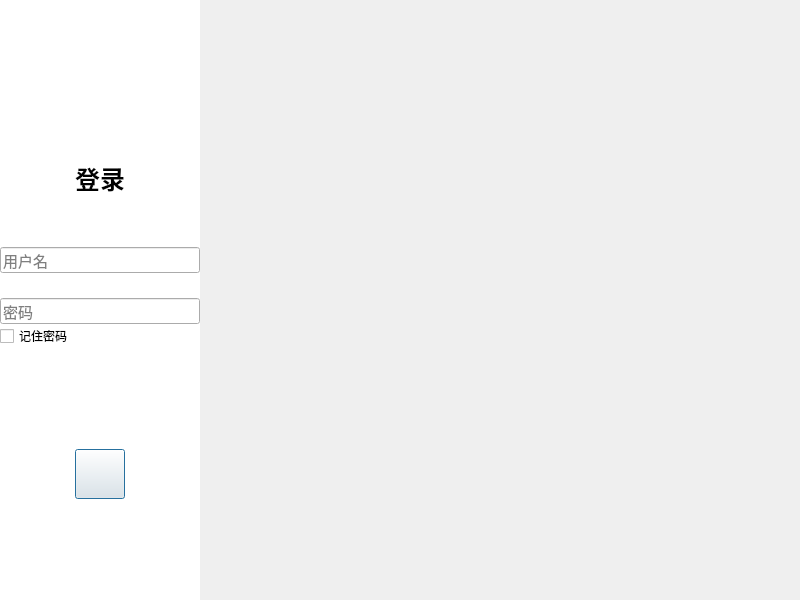
<?xml version="1.0" encoding="UTF-8"?>
<ui version="4.0">
 <class>LoginDialog</class>
 <widget class="QDialog" name="LoginDialog">
  <property name="geometry">
   <rect>
    <x>0</x>
    <y>0</y>
    <width>800</width>
    <height>600</height>
   </rect>
  </property>
  <property name="sizePolicy">
   <sizepolicy hsizetype="Preferred" vsizetype="Preferred">
    <horstretch>0</horstretch>
    <verstretch>0</verstretch>
   </sizepolicy>
  </property>
  <property name="minimumSize">
   <size>
    <width>800</width>
    <height>600</height>
   </size>
  </property>
  <property name="maximumSize">
   <size>
    <width>1000</width>
    <height>800</height>
   </size>
  </property>
  <property name="baseSize">
   <size>
    <width>1000</width>
    <height>800</height>
   </size>
  </property>
  <property name="windowTitle">
   <string>Dialog</string>
  </property>
  <property name="windowIcon">
   <iconset resource="rsc.qrc">
    <normaloff>:/picture/icon/loginLogo.png</normaloff>:/picture/icon/loginLogo.png</iconset>
  </property>
  <property name="styleSheet">
   <string notr="true"/>
  </property>
  <layout class="QHBoxLayout" name="horizontalLayout" stretch="2,6">
   <property name="spacing">
    <number>0</number>
   </property>
   <property name="sizeConstraint">
    <enum>QLayout::SetDefaultConstraint</enum>
   </property>
   <property name="leftMargin">
    <number>0</number>
   </property>
   <property name="topMargin">
    <number>0</number>
   </property>
   <property name="rightMargin">
    <number>0</number>
   </property>
   <property name="bottomMargin">
    <number>0</number>
   </property>
   <item>
    <widget class="QWidget" name="widget" native="true">
     <property name="styleSheet">
      <string notr="true">.QWidget
{
	background-color : rgb(255, 255, 255);
}</string>
     </property>
     <layout class="QVBoxLayout" name="verticalLayout" stretch="0,3,0,0,1,3,0,3">
      <property name="spacing">
       <number>0</number>
      </property>
      <property name="leftMargin">
       <number>0</number>
      </property>
      <property name="topMargin">
       <number>0</number>
      </property>
      <property name="rightMargin">
       <number>0</number>
      </property>
      <property name="bottomMargin">
       <number>0</number>
      </property>
      <item>
       <widget class="QWidget" name="widget_2" native="true">
        <property name="minimumSize">
         <size>
          <width>0</width>
          <height>70</height>
         </size>
        </property>
        <layout class="QVBoxLayout" name="verticalLayout_2">
         <property name="spacing">
          <number>0</number>
         </property>
         <property name="leftMargin">
          <number>0</number>
         </property>
         <property name="topMargin">
          <number>0</number>
         </property>
         <property name="rightMargin">
          <number>0</number>
         </property>
         <property name="bottomMargin">
          <number>0</number>
         </property>
         <item>
          <spacer name="verticalSpacer_6">
           <property name="orientation">
            <enum>Qt::Vertical</enum>
           </property>
           <property name="sizeHint" stdset="0">
            <size>
             <width>20</width>
             <height>40</height>
            </size>
           </property>
          </spacer>
         </item>
         <item>
          <widget class="QLabel" name="label_2">
           <property name="minimumSize">
            <size>
             <width>80</width>
             <height>80</height>
            </size>
           </property>
           <property name="styleSheet">
            <string notr="true">image: url(:/picture/icon/loginLogo.png);</string>
           </property>
           <property name="text">
            <string/>
           </property>
           <property name="alignment">
            <set>Qt::AlignBottom|Qt::AlignHCenter</set>
           </property>
          </widget>
         </item>
         <item>
          <spacer name="verticalSpacer_7">
           <property name="orientation">
            <enum>Qt::Vertical</enum>
           </property>
           <property name="sizeHint" stdset="0">
            <size>
             <width>20</width>
             <height>40</height>
            </size>
           </property>
          </spacer>
         </item>
         <item>
          <widget class="QLabel" name="label_3">
           <property name="minimumSize">
            <size>
             <width>30</width>
             <height>30</height>
            </size>
           </property>
           <property name="styleSheet">
            <string notr="true">font-family  : &quot;微软雅黑 Light&quot;;
font-weight : bold;
font-size: 25px;</string>
           </property>
           <property name="text">
            <string>登录</string>
           </property>
           <property name="alignment">
            <set>Qt::AlignCenter</set>
           </property>
          </widget>
         </item>
         <item>
          <spacer name="verticalSpacer_3">
           <property name="orientation">
            <enum>Qt::Vertical</enum>
           </property>
           <property name="sizeType">
            <enum>QSizePolicy::Preferred</enum>
           </property>
           <property name="sizeHint" stdset="0">
            <size>
             <width>20</width>
             <height>50</height>
            </size>
           </property>
          </spacer>
         </item>
        </layout>
       </widget>
      </item>
      <item>
       <widget class="QLineEdit" name="usernameLnEd">
        <property name="whatsThis">
         <string/>
        </property>
        <property name="autoFillBackground">
         <bool>false</bool>
        </property>
        <property name="styleSheet">
         <string notr="true">font-family  : &quot;微软雅黑 Light&quot;;
font-size: 15px;</string>
        </property>
        <property name="alignment">
         <set>Qt::AlignLeading|Qt::AlignLeft|Qt::AlignVCenter</set>
        </property>
        <property name="placeholderText">
         <string>用户名</string>
        </property>
       </widget>
      </item>
      <item>
       <widget class="QLabel" name="remind">
        <property name="enabled">
         <bool>true</bool>
        </property>
        <property name="minimumSize">
         <size>
          <width>20</width>
          <height>25</height>
         </size>
        </property>
        <property name="maximumSize">
         <size>
          <width>16777215</width>
          <height>25</height>
         </size>
        </property>
        <property name="styleSheet">
         <string notr="true">font-family  : &quot;微软雅黑 Light&quot;;
font-size: 12px;
color: #ff0000;</string>
        </property>
        <property name="text">
         <string/>
        </property>
        <property name="alignment">
         <set>Qt::AlignLeading|Qt::AlignLeft|Qt::AlignTop</set>
        </property>
       </widget>
      </item>
      <item>
       <widget class="QLineEdit" name="passwordLnEd">
        <property name="styleSheet">
         <string notr="true">font-family  : &quot;微软雅黑 Light&quot;;
font-size: 15px;</string>
        </property>
        <property name="alignment">
         <set>Qt::AlignLeading|Qt::AlignLeft|Qt::AlignVCenter</set>
        </property>
        <property name="placeholderText">
         <string>密码</string>
        </property>
       </widget>
      </item>
      <item>
       <widget class="QCheckBox" name="SaveChB">
        <property name="text">
         <string>记住密码</string>
        </property>
       </widget>
      </item>
      <item>
       <spacer name="verticalSpacer_5">
        <property name="orientation">
         <enum>Qt::Vertical</enum>
        </property>
        <property name="sizeHint" stdset="0">
         <size>
          <width>20</width>
          <height>40</height>
         </size>
        </property>
       </spacer>
      </item>
      <item alignment="Qt::AlignHCenter">
       <widget class="QPushButton" name="LoginPtn">
        <property name="sizePolicy">
         <sizepolicy hsizetype="Fixed" vsizetype="Fixed">
          <horstretch>0</horstretch>
          <verstretch>0</verstretch>
         </sizepolicy>
        </property>
        <property name="minimumSize">
         <size>
          <width>50</width>
          <height>50</height>
         </size>
        </property>
        <property name="maximumSize">
         <size>
          <width>50</width>
          <height>50</height>
         </size>
        </property>
        <property name="cursor">
         <cursorShape>ArrowCursor</cursorShape>
        </property>
        <property name="layoutDirection">
         <enum>Qt::LeftToRight</enum>
        </property>
        <property name="styleSheet">
         <string notr="true">image: url(:/picture/icon/LoginPtn.png);</string>
        </property>
        <property name="text">
         <string/>
        </property>
        <property name="iconSize">
         <size>
          <width>50</width>
          <height>50</height>
         </size>
        </property>
       </widget>
      </item>
      <item>
       <spacer name="verticalSpacer">
        <property name="orientation">
         <enum>Qt::Vertical</enum>
        </property>
        <property name="sizeHint" stdset="0">
         <size>
          <width>20</width>
          <height>40</height>
         </size>
        </property>
       </spacer>
      </item>
     </layout>
    </widget>
   </item>
   <item>
    <widget class="QLabel" name="label">
     <property name="sizePolicy">
      <sizepolicy hsizetype="Ignored" vsizetype="Ignored">
       <horstretch>0</horstretch>
       <verstretch>0</verstretch>
      </sizepolicy>
     </property>
     <property name="text">
      <string/>
     </property>
     <property name="pixmap">
      <pixmap resource="rsc.qrc">:/picture/icon/LoginBackground.png</pixmap>
     </property>
     <property name="scaledContents">
      <bool>true</bool>
     </property>
    </widget>
   </item>
  </layout>
 </widget>
 <resources>
  <include location="rsc.qrc"/>
 </resources>
 <connections/>
</ui>
